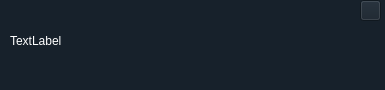
<?xml version="1.0" encoding="UTF-8"?>
<ui version="4.0">
 <class>Form</class>
 <widget class="QWidget" name="Form">
  <property name="geometry">
   <rect>
    <x>0</x>
    <y>0</y>
    <width>385</width>
    <height>90</height>
   </rect>
  </property>
  <property name="windowTitle">
   <string>Form</string>
  </property>
  <property name="styleSheet">
   <string notr="true">background-color: rgb(23, 33, 43);</string>
  </property>
  <widget class="QLabel" name="label">
   <property name="geometry">
    <rect>
     <x>10</x>
     <y>0</y>
     <width>371</width>
     <height>81</height>
    </rect>
   </property>
   <property name="styleSheet">
    <string notr="true">color: rgb(255, 255, 255);</string>
   </property>
   <property name="text">
    <string>TextLabel</string>
   </property>
  </widget>
  <widget class="QPushButton" name="pushButton">
   <property name="geometry">
    <rect>
     <x>360</x>
     <y>0</y>
     <width>21</width>
     <height>21</height>
    </rect>
   </property>
   <property name="styleSheet">
    <string notr="true">QPushButton{
	color: rgb(255, 255, 255);
     background-color:rgb(24, 37, 51);
     border: 1px solid rgb(35, 46, 60);
     border-radius:7px;
width: 230;
height: 50;
}
QPushButton:hover{
background-color:rgb(35, 46, 60);
}
QPushButton:pressed{
background-color:rgb(35, 46, 60);
};</string>
   </property>
   <property name="text">
    <string/>
   </property>
   <property name="icon">
    <iconset resource="../../rres.qrc">
     <normaloff>:/newPrefix/ico/close_FILL0_wght400_GRAD0_opsz24.svg</normaloff>:/newPrefix/ico/close_FILL0_wght400_GRAD0_opsz24.svg</iconset>
   </property>
  </widget>
 </widget>
 <resources>
  <include location="../../rres.qrc"/>
 </resources>
 <connections/>
</ui>
